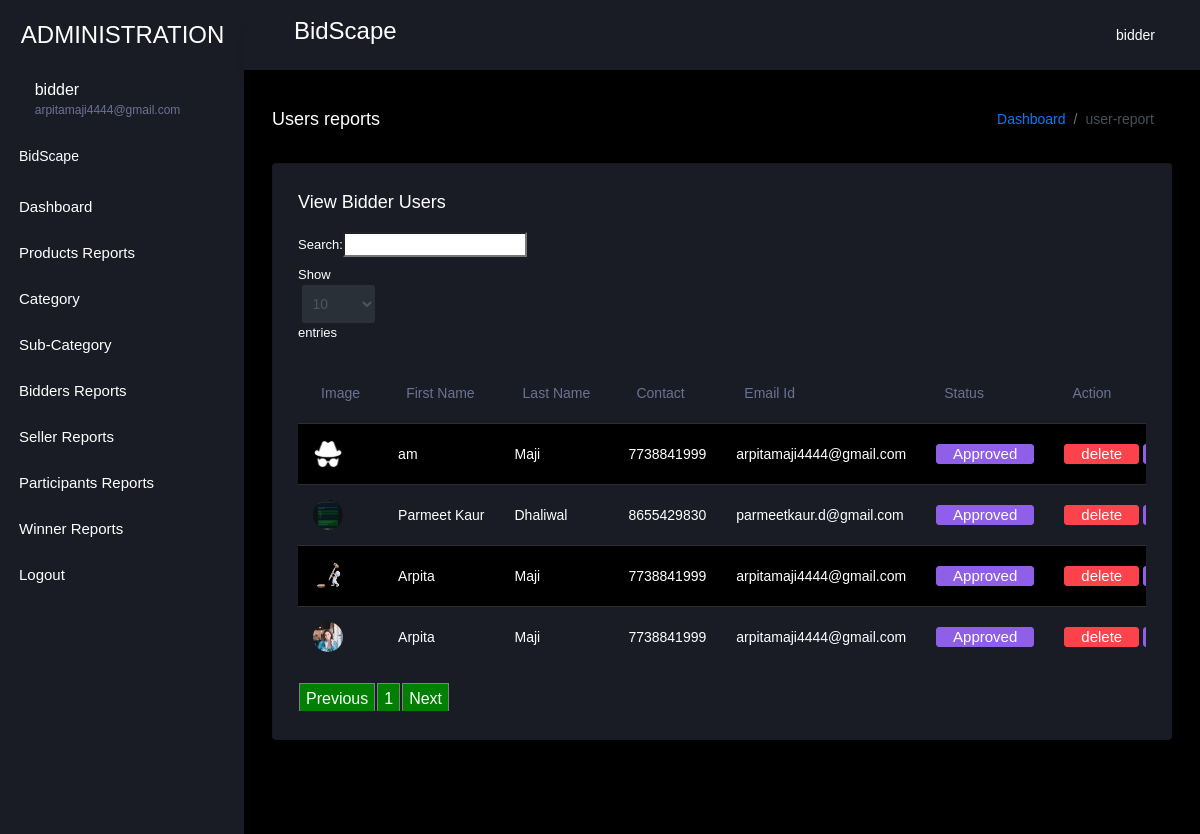
Page /view_buyer_user (signed in) on the committed database.
### bid_app/models.py (models this page shows, shortened)
class AuctionUser(models.Model):
    user = models.ForeignKey(User,on_delete=models.CASCADE,null=True, blank=True)
    dob = models.DateField(null=True, blank=True)
    address = models.CharField(max_length=100,null=True, blank=True)
    contact = models.CharField(max_length=10,null=True, blank=True)
    image = models.FileField(null=True, blank=True)
    user_type = models.CharField(max_length=100,null=True, blank=True)
    status = models.CharField(max_length=100,null=True, blank=True, default="pending")
    membership = models.ForeignKey(Member_fee,on_delete=models.CASCADE,null=True, blank=True)
    created = models.DateTimeField(auto_now_add=True)
    adhar_card = models.FileField(null=True, blank=True)
    pan_card = models.FileField(null=True, blank=True)
    bank_statement = models.FileField(null=True, blank=True)
    adhar_number = models.CharField(max_length=100,null=True, blank=True)
    pan_number = models.CharField(max_length=100,null=True, blank=True)
    account_number = models.CharField(max_length=100,null=True, blank=True)
    agree = models.BooleanField(null=True, blank=True)
    email_verification = models.BooleanField(null=True, blank=True)
    otp = models.CharField(max_length=100,null=True, blank=True)

### bid_app/views.py (the view)
# urls.py: path('view_buyer_user', view_buyer_user, name="view_buyer_user"),
def view_buyer_user(request):
    if not request.user.is_authenticated:
        return redirect('loginadmin')
    pro = AuctionUser.objects.filter(user_type='Bidder')
    d = {'user':pro}
    return render(request,'administration/view_user.html',d)

### bid_app/templates/administration/view_user.html (shortened to what this page needs)
{% extends 'administration/index.html' %}
{% load static %}
{% block body %}
<link rel = stylesheet href="https://cdn.datatables.net/1.10.23/css/dataTables.bootstrap.min.css">
<div class="main-panel">
    <div class="content-wrapper">
      <div class="page-header">
        <h3 class="page-title"> Users reports </h3>
        <nav aria-label="breadcrumb">
          <ol class="breadcrumb">
            <li class="breadcrumb-item"><a href="#">Dashboard</a></li>
            <li class="breadcrumb-item active" aria-current="page">user-report</li>
          </ol>
        </nav>
      </div>
      <div class="row">
        <div class="col-lg-12 grid-margin stretch-card">
          <div class="card">
            <div class="card-body">
              <h4 class="card-title">View Bidder Users</h4>
              <div class="table-responsive">
                <table class="table table-striped" id="example">
                  <thead>
                    <tr>
                        <th>Image</th>
                        <th>First Name</th>
                        <th>Last Name</th>
                          <th>Contact</th>
                        <th>Email Id</th>
                        <th>Status</th>
                        <th>Action</th>
                      </tr>
                      </thead>
                       <tbody>
                        {% for i in user %}
                      <tr>
                        <td><img src="{{i.image.url}}"></td>
                        <td>{{i.user.first_name}}</td>
                        <td>{{i.user.last_name}}</td>
                          <td>{{i.contact}}</td>
                          <td>{{i.user.email}}</td>
                          <td>
                            <a href="{% url 'change_user_status' i.id%}" onclick="return confirm('Are you sure?')"><button class="btn btn-info">{{i.status}}</button></a>
                          </td>
                        <td>
                          <a href="{% url 'delete_user' i.user.id %}" onclick="return confirm('Are you sure?')"><button class="btn btn-danger">delete</button></a>
                          <a href="{% url 'bidder_detail' i.id %}"><button class="btn btn-info">Detail</button></a>
                        </td>
                      </tr>
                        {% empty %}
                    <tr>
                      <td>Data Not Found</td>
                    </tr>
                        {% endfor %}
                        </tbody>
                </table>
              </div>
            </div>
          </div>
        </div>
      </div>
    </div>
{% endblock %}

### bid_app/templates/administration/index.html (shortened to what this page needs)
<!DOCTYPE html>
{% load static %}
<html lang="en">
  <head>
    <link rel="stylesheet" href="{% static 'administration/assets/vendors/mdi/css/materialdesignicons.min.css' %}">
    <link rel="stylesheet" href="{% static 'administration/assets/vendors/css/vendor.bundle.base.css' %}">
    <link rel="stylesheet" href="{% static 'administration/assets/vendors/jvectormap/jquery-jvectormap.css' %}">
    <link rel="stylesheet" href="{% static 'administration/assets/vendors/flag-icon-css/css/flag-icon.min.css' %}">
    <link rel="stylesheet" href="{% static 'administration/assets/vendors/owl-carousel-2/owl.carousel.min.css' %}">
    <link rel="stylesheet" href="{% static 'administration/assets/vendors/owl-carousel-2/owl.theme.default.min.css' %}">
    <link rel="stylesheet" href="{% static 'administration/assets/css/style.css' %}">
  </head>
  <body>
    <div class="container-scroller">
      <nav class="sidebar sidebar-offcanvas" id="sidebar">
        <div class="sidebar-brand-wrapper d-none d-lg-flex align-items-center justify-content-center fixed-top">
          <a class="sidebar-brand brand-logo" href="#" style="color:white">ADMINISTRATION</a>
        </div>
        <ul class="nav">
          <li class="nav-item profile">
            <div class="profile-desc">
              <div class="profile-pic">
                <div class="profile-name">
                  <h5 class="mb-0 font-weight-normal">{{request.user.username}}</h5>
                  <span>{{request.user.email}}</span>
                </div>
              </div>
              <a href="#" id="profile-dropdown" data-toggle="dropdown"><i class="mdi mdi-dots-vertical"></i></a>
            </div>
          </li>
          <li class="nav-item nav-category">
            <span class="nav-link" style="color:white;">BidScape</span>
          </li>
          <li class="nav-item menu-items">
            <a class="nav-link" href="/admin-home">
              <span class="menu-title" style="color:white;">Dashboard</span>
            </a>
          </li>
          <li class="nav-item menu-items">
            <a class="nav-link" href="/admin_view_product">
              <span class="menu-title"style="color:white;">Products Reports</span>
            </a>
          </li>
          <li class="nav-item menu-items">
            <a class="nav-link" data-toggle="collapse" href="#ui-basic-1" aria-expanded="false" aria-controls="ui-basic">
              <span class="menu-title" style="color:white;">Category</span>
              <i class="menu-arrow"></i>
            </a>
          </li>
          <li class="nav-item menu-items">
            <a class="nav-link" data-toggle="collapse" href="#ui-basic-2" aria-expanded="false" aria-controls="ui-basic">
              <span class="menu-title" style="color:white;">Sub-Category</span>
              <i class="menu-arrow"></i>
            </a>
          </li>
          <li class="nav-item menu-items">
            <a class="nav-link" href="/view_buyer_user">
              <span class="menu-title" style="color:white;">Bidders Reports</span>
            </a>
          </li>
          <li class="nav-item menu-items">
            <a class="nav-link" href="/view_seller_user">
              <span class="menu-title" style="color:white;">Seller Reports</span>
            </a>
          </li>
          <li class="nav-item menu-items">
            <a class="nav-link" href="/view_participants">
              <span class="menu-title" style="color:white;">Participants Reports</span>
            </a>
          </li>
          <li class="nav-item menu-items">
            <a class="nav-link" href="/view_winner">
              <span class="menu-title" style="color:white;">Winner Reports</span>
            </a>
          </li>
          <li class="nav-item menu-items">
            <a class="nav-link" href="/logout">
              <span class="menu-title" style="color:white;">Logout</span>
            </a>
          </li>
        </ul>
      </nav>
      <div class="container-fluid page-body-wrapper">
        <nav class="navbar p-0 fixed-top d-flex flex-row">
          <div class="navbar-menu-wrapper flex-grow d-flex align-items-stretch">
            <button class="navbar-toggler navbar-toggler align-self-center" type="button" data-toggle="minimize">
              <span class="mdi mdi-menu"></span>
            </button>
            <ul class="navbar-nav w-100">
              <li class="nav-item w-100">
                <h3>BidScape</h3>
              </li>
            </ul>
            <ul class="navbar-nav navbar-nav-right">
              <li class="nav-item dropdown">
                <a class="nav-link" id="profileDropdown" href="#" data-toggle="dropdown">
                  <div class="navbar-profile">
                    <p class="mb-0 d-none d-sm-block navbar-profile-name">{{request.user.username}}</p>
                    <i class="mdi mdi-menu-down d-none d-sm-block"></i>
                  </div>
                </a>
              </li>
            </ul>
          </div>
        </nav>
        {% block body %}{% endblock %}
          <footer class="footer">
          </footer>
        </div>
      </div>
    </div>
  </body>
</html>

### rows in the picture
AuctionUser: image (placeholder picture), user.first_name "am", user.last_name "Maji", contact "7738841999", user.email "arpitamaji4444@gmail.com", status "Approved"
AuctionUser: image (picture), user.first_name "Parmeet Kaur", user.last_name "Dhaliwal", contact "8655429830", user.email "parmeetkaur.d@gmail.com", status "Approved"
AuctionUser: image (picture), user.first_name "Arpita", user.last_name "Maji", contact "7738841999", user.email "arpitamaji4444@gmail.com", status "Approved"
AuctionUser: image (picture), user.first_name "Arpita", user.last_name "Maji", contact "7738841999", user.email "arpitamaji4444@gmail.com", status "Approved"

### other values in the picture
{{ request.user.username }} "bidder"
{{ request.user.email }} "arpitamaji4444@gmail.com"
